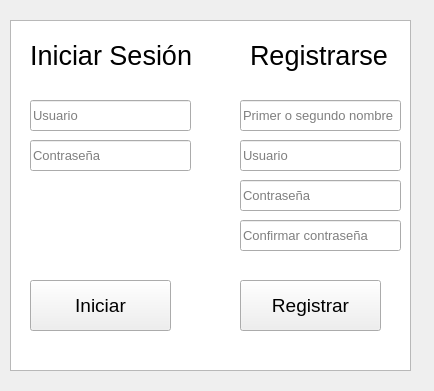
<?xml version="1.0" encoding="UTF-8"?>
<ui version="4.0">
 <class>iniciarregistrar</class>
 <widget class="QWidget" name="iniciarregistrar">
  <property name="geometry">
   <rect>
    <x>0</x>
    <y>0</y>
    <width>434</width>
    <height>391</height>
   </rect>
  </property>
  <property name="windowTitle">
   <string>Form</string>
  </property>
  <widget class="QGraphicsView" name="graphicsView">
   <property name="geometry">
    <rect>
     <x>10</x>
     <y>20</y>
     <width>401</width>
     <height>351</height>
    </rect>
   </property>
  </widget>
  <widget class="QLineEdit" name="passR">
   <property name="geometry">
    <rect>
     <x>240</x>
     <y>220</y>
     <width>161</width>
     <height>31</height>
    </rect>
   </property>
   <property name="font">
    <font>
     <pointsize>10</pointsize>
    </font>
   </property>
   <property name="echoMode">
    <enum>QLineEdit::Password</enum>
   </property>
   <property name="placeholderText">
    <string>Confirmar contraseña</string>
   </property>
  </widget>
  <widget class="QLineEdit" name="passR_2">
   <property name="geometry">
    <rect>
     <x>240</x>
     <y>180</y>
     <width>161</width>
     <height>31</height>
    </rect>
   </property>
   <property name="font">
    <font>
     <pointsize>10</pointsize>
    </font>
   </property>
   <property name="echoMode">
    <enum>QLineEdit::Password</enum>
   </property>
   <property name="placeholderText">
    <string>Contraseña</string>
   </property>
  </widget>
  <widget class="QLineEdit" name="pass">
   <property name="geometry">
    <rect>
     <x>30</x>
     <y>140</y>
     <width>161</width>
     <height>31</height>
    </rect>
   </property>
   <property name="font">
    <font>
     <pointsize>10</pointsize>
    </font>
   </property>
   <property name="text">
    <string/>
   </property>
   <property name="echoMode">
    <enum>QLineEdit::Password</enum>
   </property>
   <property name="placeholderText">
    <string>Contraseña</string>
   </property>
  </widget>
  <widget class="QPushButton" name="iniciar">
   <property name="geometry">
    <rect>
     <x>30</x>
     <y>280</y>
     <width>141</width>
     <height>51</height>
    </rect>
   </property>
   <property name="font">
    <font>
     <pointsize>14</pointsize>
    </font>
   </property>
   <property name="text">
    <string>Iniciar</string>
   </property>
  </widget>
  <widget class="QPushButton" name="registrar">
   <property name="geometry">
    <rect>
     <x>240</x>
     <y>280</y>
     <width>141</width>
     <height>51</height>
    </rect>
   </property>
   <property name="font">
    <font>
     <pointsize>14</pointsize>
    </font>
   </property>
   <property name="text">
    <string>Registrar</string>
   </property>
  </widget>
  <widget class="QLineEdit" name="name">
   <property name="geometry">
    <rect>
     <x>240</x>
     <y>100</y>
     <width>161</width>
     <height>31</height>
    </rect>
   </property>
   <property name="font">
    <font>
     <pointsize>10</pointsize>
    </font>
   </property>
   <property name="placeholderText">
    <string>Primer o segundo nombre</string>
   </property>
  </widget>
  <widget class="QLineEdit" name="user">
   <property name="geometry">
    <rect>
     <x>30</x>
     <y>100</y>
     <width>161</width>
     <height>31</height>
    </rect>
   </property>
   <property name="font">
    <font>
     <pointsize>10</pointsize>
    </font>
   </property>
   <property name="placeholderText">
    <string>Usuario</string>
   </property>
  </widget>
  <widget class="QLineEdit" name="userR">
   <property name="geometry">
    <rect>
     <x>240</x>
     <y>140</y>
     <width>161</width>
     <height>31</height>
    </rect>
   </property>
   <property name="font">
    <font>
     <pointsize>10</pointsize>
    </font>
   </property>
   <property name="placeholderText">
    <string>Usuario</string>
   </property>
  </widget>
  <widget class="QLabel" name="label_2">
   <property name="geometry">
    <rect>
     <x>250</x>
     <y>30</y>
     <width>141</width>
     <height>51</height>
    </rect>
   </property>
   <property name="font">
    <font>
     <pointsize>20</pointsize>
    </font>
   </property>
   <property name="mouseTracking">
    <bool>false</bool>
   </property>
   <property name="styleSheet">
    <string notr="true"/>
   </property>
   <property name="locale">
    <locale language="Spanish" country="Spain"/>
   </property>
   <property name="text">
    <string>Registrarse</string>
   </property>
  </widget>
  <widget class="QLabel" name="label">
   <property name="geometry">
    <rect>
     <x>30</x>
     <y>30</y>
     <width>161</width>
     <height>51</height>
    </rect>
   </property>
   <property name="font">
    <font>
     <pointsize>20</pointsize>
    </font>
   </property>
   <property name="text">
    <string>Iniciar Sesión</string>
   </property>
  </widget>
 </widget>
 <resources/>
 <connections/>
</ui>
